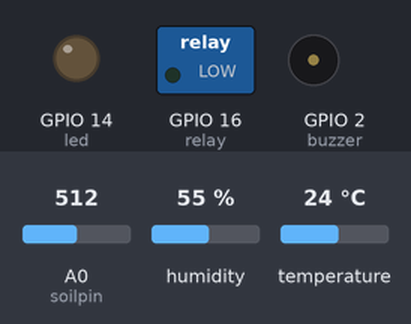
The sketch below on a simulated ESP8266 (NodeMCU). Shown: switched loads named in the sketch (green lamp = pin HIGH), output pins drawn as LEDs (lit = HIGH), buzzer (waves = sounding, pin HIGH). Inputs (shaded band) come from the test bench; at power-on: A0 (soilpin) = 512, humidity 55 %, temperature 24 °C. WiFi joins after 1.5 s; servers stay silent unless stated; what the sketch prints to the serial monitor is not drawn.

Above: at 3.0 s.
3.1 s: A0 (soilpin) set to 678
At 5.4 s:
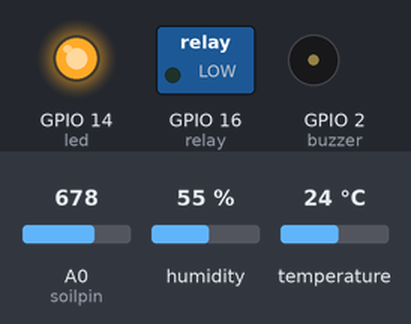
6.3 s: A0 (soilpin) set to 705
Timing chart, 0 to 9.3 s (numbered marks = the images above; inputs shaded):
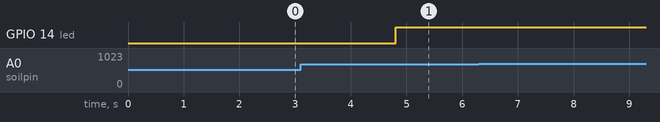

The sketch:

1.smart_garden_blynk.ino
```cpp
#define BLYNK_PRINT Serial

#ifdef ESP32 // ESP32 libraries
#include <WiFi.h>
#include <WiFiClient.h>
#include <BlynkSimpleEsp32.h>
#else // ESP8266 libraries
#include <ESP8266WiFi.h>
#include <BlynkSimpleEsp8266.h>
#endif
#include <DHT.h>

int MODE = 0;


#define DHTPIN 0          // (d3)
#define relay 16          // (d0)
#define buzzer 2          // (d4)
#define led 14            // (d5)

const int soilpin = A0;   //analog pin
//kalibrasi nilai sensor
const int dry = 765; // value sensor kering
const int wet = 385; //value sensor basah

int soilmoisture = 0;
int persentase = 0;


#define DHTTYPE DHT11     // DHT 11
//#define DHTTYPE DHT22   // DHT 22, AM2302, AM2321
//#define DHTTYPE DHT21   // DHT 21, AM2301

DHT dht(DHTPIN, DHTTYPE);
BlynkTimer timer;

char ssid[] = "Kelg_Hadie"; // isi nama network
char pass[] = "Vitri1972" ; // isi pass wifi, kalau open network isi ""
char auth[] = "SL5_Bqv9HskOcnwT0oPrGFAyVn0KCofa";

void sendSensor()
{
  float h = dht.readHumidity();
  float t = dht.readTemperature(); // atau dht.readTemperature(true) untuk Fahrenheit

  soilmoisture = analogRead(soilpin);
  //sensor di berikan range value yg telah di kalibrasi
  persentase = map(soilmoisture, wet, dry, 100, 0);

  if (isnan(h) || isnan(t)) {
    Serial.println("Failed to read from DHT sensor!");
    return;
  }

  if (isnan(t)) {
    return;
  }
  if (t > 35) {
    Blynk.notify(String("Temperature terlalu tinggi : ") + t);
  }

  if (persentase < 20) // jika kurang dari 10% maka akan notifikasi blynk
  {
    Serial.println("tanah kering");


  }


  Blynk.virtualWrite(V5, h);
  Blynk.virtualWrite(V6, t);
  Blynk.virtualWrite(V7, soilmoisture);
  Blynk.virtualWrite(V8, persentase);
}

void checkBlynk() { // memanggil setiap 3 seconds by SimpleTimer

  bool isconnected = Blynk.connected();
  if (isconnected == false) {
    MODE = 1;
    digitalWrite(led, LOW);

  }
  if (isconnected == true) {
    MODE = 0;
    digitalWrite(led, HIGH);

  }
}


void setup()
{

  Serial.begin(9600);
  pinMode (relay , OUTPUT);
  pinMode (buzzer , OUTPUT);
  pinMode (led , OUTPUT);
  Blynk.begin(auth, ssid, pass);
  // Specify server:
  //Blynk.begin(auth, ssid, pass, "blynk-cloud.com", 80);
  //Blynk.begin(auth, ssid, pass, IPAddress(192,168,1,100), 8080);

  dht.begin();

  // Setup  function untuk send sensor setiap 1000ms dan check koneksi
  timer.setInterval(1000L, sendSensor);
  timer.setInterval(3000L, checkBlynk);
}
void loop()
{
  Blynk.run();
  timer.run(); // Initiates SimpleTimer

}
```

Measured:
- after the input at 6.3 s, every drawn part: stays the same
